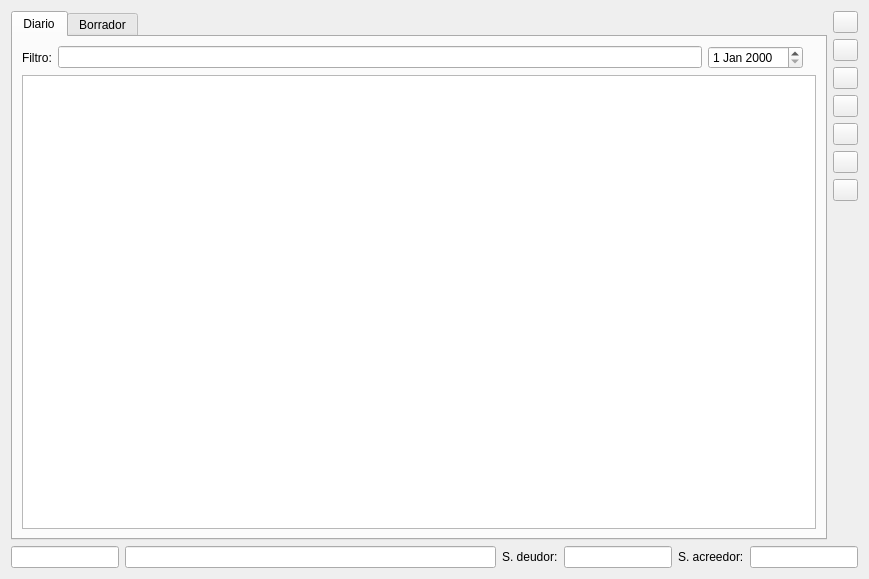
<?xml version="1.0" encoding="UTF-8"?>
<ui version="4.0">
 <author>José Manuel Díez Botella</author>
 <class>diario</class>
 <widget class="QWidget" name="diario">
  <property name="geometry">
   <rect>
    <x>0</x>
    <y>0</y>
    <width>869</width>
    <height>579</height>
   </rect>
  </property>
  <property name="windowTitle">
   <string>Diario</string>
  </property>
  <layout class="QVBoxLayout" name="verticalLayout_4">
   <item>
    <layout class="QHBoxLayout" name="horizontalLayout_3">
     <item>
      <widget class="QTabWidget" name="tabWidget">
       <property name="currentIndex">
        <number>0</number>
       </property>
       <widget class="QWidget" name="tab">
        <attribute name="title">
         <string>Diario</string>
        </attribute>
        <layout class="QVBoxLayout" name="verticalLayout_2">
         <item>
          <layout class="QHBoxLayout" name="horizontalLayout">
           <item>
            <widget class="QLabel" name="filtrolabel">
             <property name="text">
              <string>Filtro:</string>
             </property>
            </widget>
           </item>
           <item>
            <widget class="QLineEdit" name="filtrolineEdit">
             <property name="readOnly">
              <bool>true</bool>
             </property>
            </widget>
           </item>
           <item>
            <widget class="QDateEdit" name="fechadateEdit"/>
           </item>
           <item>
            <widget class="QLabel" name="fotolabel">
             <property name="text">
              <string/>
             </property>
            </widget>
           </item>
          </layout>
         </item>
         <item>
          <widget class="QTableView" name="latabladiario">
           <attribute name="verticalHeaderShowSortIndicator" stdset="0">
            <bool>false</bool>
           </attribute>
          </widget>
         </item>
        </layout>
       </widget>
       <widget class="QWidget" name="tab_2">
        <attribute name="title">
         <string>Borrador</string>
        </attribute>
        <layout class="QVBoxLayout" name="verticalLayout">
         <item>
          <layout class="QHBoxLayout" name="horizontalLayout_2">
           <item>
            <widget class="QLabel" name="filtrolabel_2">
             <property name="text">
              <string>Filtro:</string>
             </property>
            </widget>
           </item>
           <item>
            <widget class="QLineEdit" name="filtrolineEdit_2">
             <property name="readOnly">
              <bool>true</bool>
             </property>
            </widget>
           </item>
           <item>
            <widget class="QDateEdit" name="fechadateEdit_2"/>
           </item>
           <item>
            <widget class="QPushButton" name="contabilizar_pushButton">
             <property name="text">
              <string>&amp;Contabilizar</string>
             </property>
            </widget>
           </item>
           <item>
            <widget class="QLabel" name="fotolabel_2">
             <property name="text">
              <string/>
             </property>
            </widget>
           </item>
          </layout>
         </item>
         <item>
          <widget class="QTableView" name="borrador_tableView"/>
         </item>
        </layout>
       </widget>
      </widget>
     </item>
     <item>
      <layout class="QVBoxLayout" name="verticalLayout_3">
       <item>
        <widget class="QPushButton" name="iniciopushButton">
         <property name="maximumSize">
          <size>
           <width>25</width>
           <height>25</height>
          </size>
         </property>
         <property name="toolTip">
          <string>Ir al primer registro</string>
         </property>
         <property name="statusTip">
          <string extracomment="Ir al primer registro"/>
         </property>
         <property name="whatsThis">
          <string extracomment="Ir al primer registro"/>
         </property>
         <property name="text">
          <string comment="Ir al primer registro" extracomment="Ir al primer registro"/>
         </property>
         <property name="icon">
          <iconset resource="keme.qrc">
           <normaloff>:/iconos/graf/go-first-view.png</normaloff>:/iconos/graf/go-first-view.png</iconset>
         </property>
        </widget>
       </item>
       <item>
        <widget class="QPushButton" name="finpushButton">
         <property name="maximumSize">
          <size>
           <width>25</width>
           <height>25</height>
          </size>
         </property>
         <property name="toolTip">
          <string>Ir al último registro</string>
         </property>
         <property name="text">
          <string/>
         </property>
         <property name="icon">
          <iconset resource="keme.qrc">
           <normaloff>:/iconos/graf/go-last-view.png</normaloff>:/iconos/graf/go-last-view.png</iconset>
         </property>
        </widget>
       </item>
       <item>
        <widget class="QPushButton" name="fecha_pushButton">
         <property name="maximumSize">
          <size>
           <width>25</width>
           <height>25</height>
          </size>
         </property>
         <property name="toolTip">
          <string>Cambiar fecha de asiento</string>
         </property>
         <property name="text">
          <string/>
         </property>
         <property name="icon">
          <iconset resource="keme.qrc">
           <normaloff>:/iconos/graf/calendario.png</normaloff>:/iconos/graf/calendario.png</iconset>
         </property>
        </widget>
       </item>
       <item>
        <widget class="QPushButton" name="concepto_pushButton">
         <property name="maximumSize">
          <size>
           <width>25</width>
           <height>25</height>
          </size>
         </property>
         <property name="toolTip">
          <string>Cambiar concepto/documento</string>
         </property>
         <property name="text">
          <string/>
         </property>
         <property name="icon">
          <iconset resource="keme.qrc">
           <normaloff>:/iconos/graf/concepto.png</normaloff>:/iconos/graf/concepto.png</iconset>
         </property>
        </widget>
       </item>
       <item>
        <widget class="QPushButton" name="cuenta_pushButton">
         <property name="maximumSize">
          <size>
           <width>25</width>
           <height>25</height>
          </size>
         </property>
         <property name="toolTip">
          <string>Cambiar cuenta a apunte</string>
         </property>
         <property name="text">
          <string extracomment="Cuenta a apunte"/>
         </property>
         <property name="icon">
          <iconset resource="keme.qrc">
           <normaloff>:/iconos/graf/mayor2.png</normaloff>:/iconos/graf/mayor2.png</iconset>
         </property>
        </widget>
       </item>
       <item>
        <widget class="QPushButton" name="iva_pushButton">
         <property name="maximumSize">
          <size>
           <width>25</width>
           <height>25</height>
          </size>
         </property>
         <property name="toolTip">
          <string>Editar registro de IVA</string>
         </property>
         <property name="text">
          <string/>
         </property>
         <property name="icon">
          <iconset resource="keme.qrc">
           <normaloff>:/iconos/graf/AEAT_iva.png</normaloff>:/iconos/graf/AEAT_iva.png</iconset>
         </property>
        </widget>
       </item>
       <item>
        <widget class="QPushButton" name="ret_pushButton">
         <property name="maximumSize">
          <size>
           <width>25</width>
           <height>25</height>
          </size>
         </property>
         <property name="toolTip">
          <string>Editar registro de retención</string>
         </property>
         <property name="text">
          <string/>
         </property>
         <property name="icon">
          <iconset resource="keme.qrc">
           <normaloff>:/iconos/graf/AEAT_RET.png</normaloff>:/iconos/graf/AEAT_RET.png</iconset>
         </property>
        </widget>
       </item>
       <item>
        <spacer name="verticalSpacer">
         <property name="orientation">
          <enum>Qt::Orientation::Vertical</enum>
         </property>
         <property name="sizeHint" stdset="0">
          <size>
           <width>20</width>
           <height>40</height>
          </size>
         </property>
        </spacer>
       </item>
      </layout>
     </item>
    </layout>
   </item>
   <item>
    <layout class="QHBoxLayout">
     <property name="spacing">
      <number>6</number>
     </property>
     <property name="leftMargin">
      <number>0</number>
     </property>
     <property name="topMargin">
      <number>0</number>
     </property>
     <property name="rightMargin">
      <number>0</number>
     </property>
     <property name="bottomMargin">
      <number>0</number>
     </property>
     <item>
      <widget class="QLineEdit" name="codigolineEdit">
       <property name="sizePolicy">
        <sizepolicy hsizetype="Preferred" vsizetype="Fixed">
         <horstretch>0</horstretch>
         <verstretch>0</verstretch>
        </sizepolicy>
       </property>
       <property name="font">
        <font>
         <pointsize>8</pointsize>
        </font>
       </property>
       <property name="readOnly">
        <bool>true</bool>
       </property>
      </widget>
     </item>
     <item>
      <widget class="QLineEdit" name="descriplineEdit">
       <property name="font">
        <font>
         <pointsize>8</pointsize>
        </font>
       </property>
       <property name="readOnly">
        <bool>true</bool>
       </property>
      </widget>
     </item>
     <item>
      <widget class="QLabel" name="label_2">
       <property name="text">
        <string>S. deudor:</string>
       </property>
      </widget>
     </item>
     <item>
      <widget class="QLineEdit" name="debelineEdit">
       <property name="sizePolicy">
        <sizepolicy hsizetype="Preferred" vsizetype="Fixed">
         <horstretch>0</horstretch>
         <verstretch>0</verstretch>
        </sizepolicy>
       </property>
       <property name="font">
        <font>
         <pointsize>8</pointsize>
        </font>
       </property>
       <property name="alignment">
        <set>Qt::AlignmentFlag::AlignRight</set>
       </property>
       <property name="readOnly">
        <bool>true</bool>
       </property>
      </widget>
     </item>
     <item>
      <widget class="QLabel" name="label_3">
       <property name="text">
        <string>S. acreedor:</string>
       </property>
      </widget>
     </item>
     <item>
      <widget class="QLineEdit" name="haberlineEdit">
       <property name="sizePolicy">
        <sizepolicy hsizetype="Preferred" vsizetype="Fixed">
         <horstretch>0</horstretch>
         <verstretch>0</verstretch>
        </sizepolicy>
       </property>
       <property name="font">
        <font>
         <pointsize>8</pointsize>
        </font>
       </property>
       <property name="alignment">
        <set>Qt::AlignmentFlag::AlignRight</set>
       </property>
       <property name="readOnly">
        <bool>true</bool>
       </property>
      </widget>
     </item>
    </layout>
   </item>
  </layout>
 </widget>
 <tabstops>
  <tabstop>filtrolineEdit</tabstop>
  <tabstop>fechadateEdit</tabstop>
  <tabstop>latabladiario</tabstop>
  <tabstop>codigolineEdit</tabstop>
  <tabstop>descriplineEdit</tabstop>
  <tabstop>debelineEdit</tabstop>
  <tabstop>haberlineEdit</tabstop>
 </tabstops>
 <resources>
  <include location="keme.qrc"/>
 </resources>
 <connections/>
</ui>
